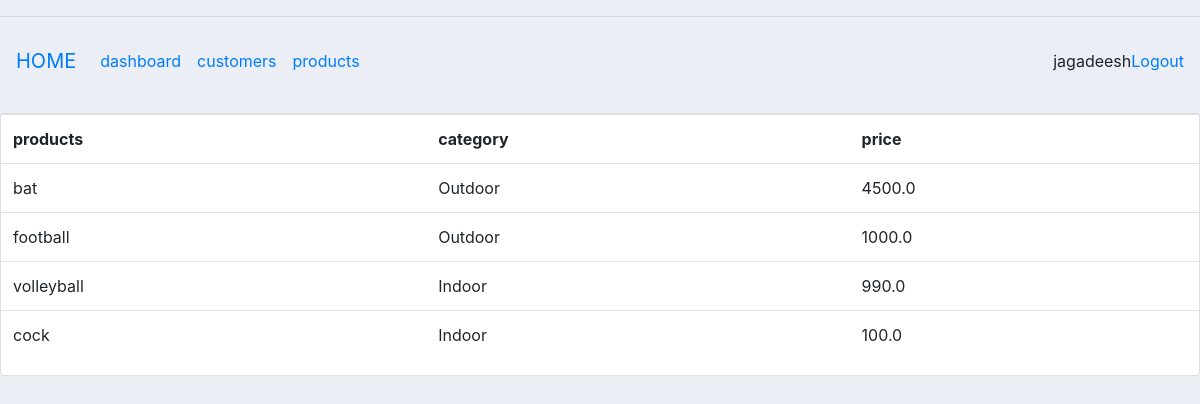
Screenshot of /products/ (signed in) with the database file from the repository.
### accounts/models.py (models this page shows, shortened)
class products(models.Model):
	CATEGORY = (
		('Indoor','Indoor'),
		('Outdoor','Outdoor'),
		)
	name = models.CharField(max_length = 200,null = True)
	price= models.FloatField(max_length = 200, null = True)
	category = models.CharField(max_length = 200, null = True, choices=CATEGORY)
	description= models.CharField(max_length = 200, null = True)
	date_enter = models.DateTimeField(auto_now_add= True, null = True)
	tags = models.ManyToManyField(Tags)

### accounts/views.py (the view)
# urls.py: path('products/',views.products1, name='products'),
def products1(request):
	trs = products.objects.all()
	return render(request,'accounts/products.html',{'trs':trs})

### accounts/templates/accounts/products.html
{% extends 'accounts/main.html' %}
	{% block content %}
	<br>
    <div class ="row" >
			<div class = "col-md">
				<div class ="card card-body>
					<h5> products </h5>
				</div>
				<div class ="card card-body>
				  <table class = "table" >
				  	<tr>
				  		<th> products</th>
				  		<th>category</th>
				  		<th> price</th>
				     </tr>
				     {% for i in trs %}
				     <tr>
				     	<td> {{i.name}} </td>
				     	<td> {{i.category}} </td>
				     	<td> {{i.price}} </td>
				     </tr>
				     {% endfor %}
				  </table>
				</div>
			</div>
		</div>
     {% endblock content %}

### accounts/templates/accounts/navbar.html (shortened to what this page needs)
<nav class="navbar navbar-expand-lg navbar-cyan bg-cyan">
  <a class="navbar-brand" href="{% url 'home' %}">HOME</a>
  <div class="collapse navbar-collapse" id="navbarNav">
    <ul class="navbar-nav">
      <li class="nav-item active">
        <a class="nav-link" href="#">dashboard</a>
      </li>
      <li class="nav-item">
      <a class="nav-link" href="#">customers</a>
      </li>
      <li class="nav-item">
        <a class="nav-link" href="{% url 'products' %}">products</a>
      </li>
    </ul>
  </div>
  <span> {{request.user}} </span>
  <span> <a href="{% url 'logout' %}"> Logout</a></span>
</nav>

### accounts/static/css/cssstyle.css (style rules this page uses)
body { background-color: #ebeff5; }

### rows the page displays
products: name "bat", category "Outdoor", price "4500.0"
products: name "football", category "Outdoor", price "1000.0"
products: name "volleyball", category "Indoor", price "990.0"
products: name "cock", category "Indoor", price "100.0"

### other values shown
{{ request.user }} "jagadeesh"
